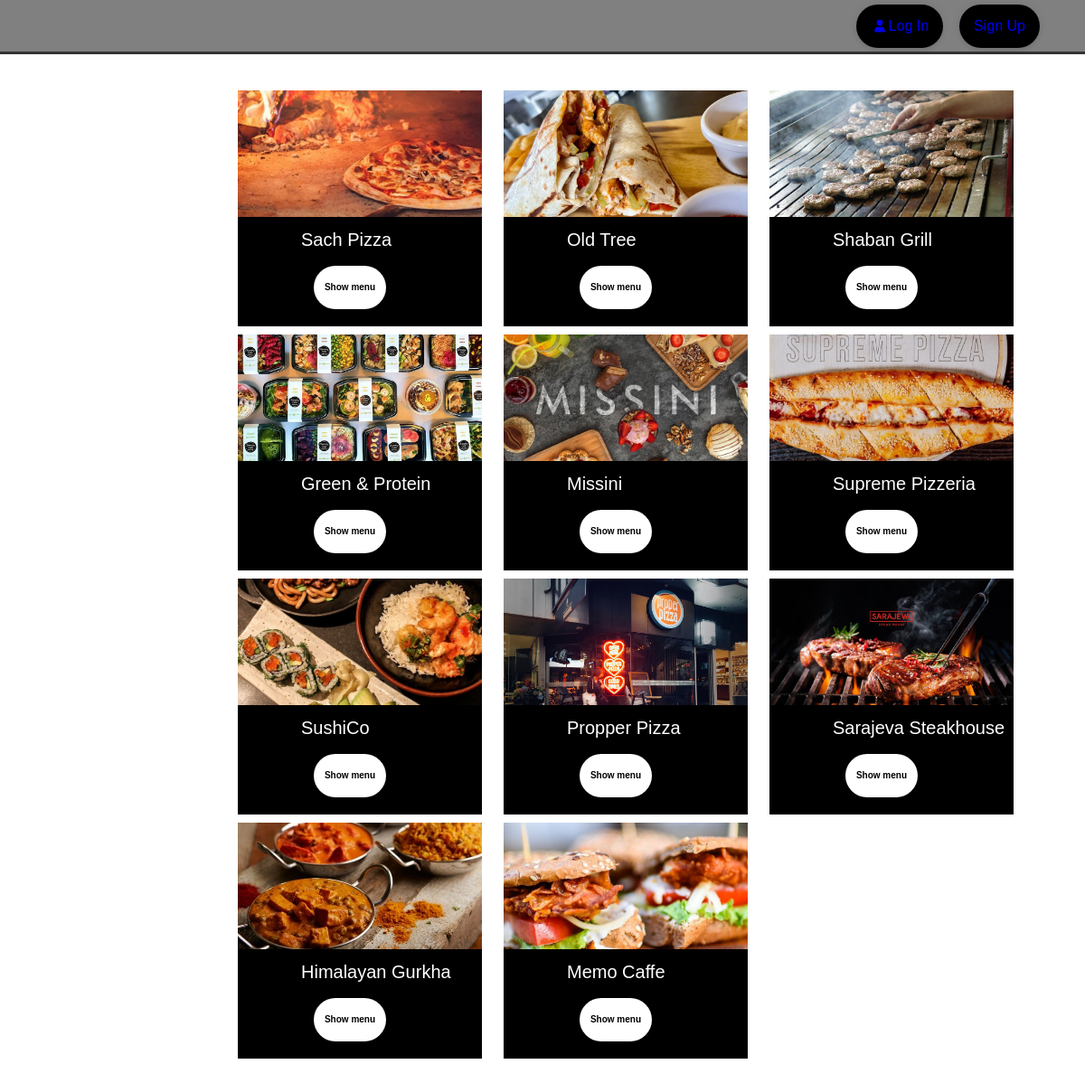
The page /prishtina on the database its author committed.
### website/DBmodel.py (models this page shows)
class Prishtina(db.Model):
    id = db.Column(db.Integer, primary_key=True)
    name = db.Column(db.String(200))
    image = db.Column(db.String(200))
    menu = db.Column(db.String(200))

### website/functionality.py (the view)
@views.route('/prishtina', methods=["GET", "POST"])
def prishtina():
    conn = sqlite3.connect("C:\\Users\\Albin Siriniqi\\Desktop\\Capstone\\website\database.db")
    cur = conn.cursor()
    rows = cur.execute("Select * from prishtina").fetchall()
    return render_template("prishtina.html", user=current_user, restaurants = rows)

### website/templates/prishtina.html (shortened to what this page needs)
{% extends "base.html" %}
{% block content %}
<head>
    <link rel="stylesheet" type="text/css" href="{{url_for('static', filename='browse.css') }}">
</head>
<html>
    <body data-spy="scroll" data-target=".site-wrap" data-offset="300" data-aos-easing="slide" data-aos-duration="800">
        <div class = "site-wrap">
            <div class="body-content">
                <div class = "restaurants">
                {% for restaurant in restaurants%}
                    <div class = "res">
                        <div class="pic">
                            <a href="{{restaurant[3]}}">
                                <img src="{{url_for('static',filename= '/images/' + restaurant[2])}}" class="restoranbanner">
                            </a>
                        </div>
                        <div class = "content-table">
                            <div class = "text">
                                <span style="color:white;"> {{restaurant[1]}} </span>
                            </div>
                            <div class = "menu-button">
                                <a rel="nofollow" tabindex="0" href = "{{restaurant[3]}}" data-test="menu" class="c4 c5 ba bb bc dq be ah bf bg b0 bh c9 ci ax dr ds dt bn bo du" style="background-color: white;">
                                    <span style="font-family:Verdana, Geneva, Tahoma, sans-serif; font-size: 10px; font-weight:700; color: black;"> Show menu </span>
                                </a>
                            </div>
                        </div>
                    </div>
                {% endfor %}
                </div>
            </div>
        </div>
    </body>
</html>
{% endblock %}

### website/templates/base.html (shortened to what this page needs)
<!DOCTYPE html>
<html>
  <head>
    <link
      rel="stylesheet"
      href="https://stackpath.bootstrapcdn.com/bootstrap/4.4.1/css/bootstrap.min.css"
    />
    <link
      rel="stylesheet"
      href="https://stackpath.bootstrapcdn.com/font-awesome/4.7.0/css/font-awesome.min.css"
    />
    <link rel="stylesheet" type="text/css" href="{{url_for('static', filename='base.css') }}">
  </head>
  <body>
    <header>
      <div>
        <div>
          <div class = "ag" id = "navbar">
            <div class="d4 d5 d6 b0 d7 ah am bf b6 d8 d9 da ax cd ao ap db dc" style="background-color:grey;">
              {% if user.is_authenticated %}
              <a rel="nofollow"  tabindex="0" href="/checkout" data-test="header-sign-in" class="c4 c5 ba bb bc dq be ah bf bg b0 bh c9 ci ax dr ds dt bn bo du">
                <svg aria-hidden="true" focusable = "false" viewBox = "0 0 22 16" class="df dg c3 cc" style="color:white ;">
                  <path fill-rule = "evenodd" clip-rule = "evenodd" d="M3.666 11.333h10.333l1.334-8h-11l-.267-2h-3.4v2h1.667l1.333 8zm1.333 3.334A1.333 1.333 0 105 12a1.333 1.333 0 000 2.667zm9.334-1.334a1.333 1.333 0 11-2.667 0 1.333 1.333 0 012.667 0z"></path>
                </svg>
                <div class = "spacer _5"></div>
                <span style="color: white;"> Cart </span>
                <span style="margin-left: 6px;color: white;"> {{ session['all_total_quantity'] }} </span>
              </a>
              <div class = "spacer _18"></div>
              <a rel = "nofollow" tabindex="0" href="/logout" data-test="header-log-out" class="c4 c5 ba bb bc dq be ah bf bg b0 bh c9 ci bj bk bl dv bn bo du"> <span style="color:white ;">Log Out </span> </a>
              {% else %}
              <a rel="nofollow"  tabindex="0" href="/login" data-test="header-sign-in" class="c4 c5 ba bb bc dq be ah bf bg b0 bh c9 ci ax dr ds dt bn bo du">
                <svg aria-hidden="true" focusable = "false" viewBox = "0 0 26 26" class="df dg c3 cc">
                  <path fill-rule = "evenodd" clip-rule = "evenodd" d="M18.958 7.042a5.958 5.958 0 11-11.916 0 5.958 5.958 0 0111.916 0zM3.25 21.667c0-3.575 2.925-6.5 6.5-6.5h6.5c3.575 0 6.5 2.925 6.5 6.5v3.25H3.25v-3.25z"></path>
                </svg>
                Log In
              </a>
              <div class = "spacer _18"></div>
              <a rel = "nofollow" tabindex="0" href="/sign-up" data-test="header-sign-up" class="c4 c5 ba bb bc dq be ah bf bg b0 bh c9 ci bj bk bl dv bn bo du">Sign Up</a>
              {% endif %}
            </div>
          </div>
        </div>
      </div>
    </header>
    <div class="container">{% block content %} {% endblock %}</div>
  </body>
</html>

### website/static/base.css (style rules this page uses)
.ag { top: 0; transition: top 0.2s ease-in-out; width: 100%; }
div { display: block; }
.dc { z-index: 1; }
.db { right: 0; }
.d9 { transition-property: background; transition-duration: 200ms; transition-timing-function: ease; transition-delay: 0s; }
.d8 { height: 60px; }
.d7 { padding: 0 50px; }
.d6 { margin: 0 auto; }
.d5 { min-width: 1024px; }
.d4 { max-width: 1920px; border-bottom: 3px solid #333; }
.cd { position: static; }
.bf { -webkit-box-align: center; align-items: center; }
.b6 { -webkit-box-pack: justify; justify-content: space-between; }
.b0 { box-sizing: border-box; }
.ax { color: #000000; }
.ap { left: 0; }
.ao { top: 0; }
.am { -webkit-box-orient: horizontal; -webkit-box-direction: normal; flex-direction: row; }
.ah { display: flex; }
.ag { position: absolute; }
.cd { position: absolute }
.ap { left:0; }
.spacer { height: 1px; flex-shrink: 0; margin: 0; padding: 0; }
.du { box-shadow: 0px 0px 8px rgb(0 0 0 / 10%), 0px 4px 4px rgb(0 0 0 / 4%); }
.dr { background: #FFFFFF; }
.dq { min-height: 48px; }
.ci { white-space: nowrap; }
.c9 { border-radius: 550px; }
.c5 { line-height: 20px; }
.c4 { font-size: 16px; background-color: black; }
.bh { padding: 12px 16px; }
.bg { -webkit-box-pack: center; justify-content: center; }
.be { width: auto; }
.bc { cursor: pointer; }
.bb { font-weight: 500; }
.ba { font-family: sans-serif; }
a { text-decoration: none; }
.dg { height: 15px; }
.df { width: 20px; padding-left: -5px; }
.cc { fill: currentColor; }
.c3 { flex: none; }
svg:not(:root) { overflow: hidden; }
* { -webkit-font-smoothing: antialiased; }
a:-webkit-any-link { color: -webkit-link; cursor: pointer; }
.spacer._18 { width: 18px; }
.c9 { border-radius: 500px; }
.bk { background: #000000; }
.bj { color: #FFFFFF; }

### website/static/browse.css (style rules this page uses)
.body-content { position: relative; top: 60px; height: 120%; }
body { font-size: 1rem; font-family: "Roboto", -apple-system, BlinkMacSystemFont, "Segoe UI", Roboto, "Helvetica Neue", Arial, "Noto Sans", sans-serif, "Apple Color Emoji", "Segoe UI Emoji", "Segoe UI Symbol", "Noto Color Emoji"; }
.site-wrap { height: 100%; width: 100%; left: 0; top: 0; bottom: 0; right: 0; overflow: auto; position: fixed; }
.res { position: relative; height: 260px; top: 0px; width: 270px; left: 0px; margin-left: 20px; display: inline-block; flex-flow: row wrap; margin-top: 10px; }
.pic { position: relative; height: 140px; top: 0; width: 100%; }
.restoranbanner { max-width: 100%; height: 100%; width: 100%; object-fit: cover; }
img { image-rendering: auto; }
.content-table { background-color: black; position: relative; height: 46.5%; }
.text { position: relative; height: 20%; font-family: Verdana, Geneva, Tahoma, sans-serif; margin-left: 70px; top:10px; font-size: 20px; }
.restaurants { position: absolute; top: 30px; left: 243px; height: 100%; width: 80%; }
.menu-button { position: relative; top:20px; width: 80px; margin-left: 84px; top: 100; margin-top: 10px; }

### rows shown on the page
Prishtina: image (picture), name "Sach Pizza"
Prishtina: image (picture), name "Old Tree"
Prishtina: image (picture), name "Shaban Grill"
Prishtina: image (picture), name "Green & Protein"
Prishtina: image (picture), name "Missini"
Prishtina: image (picture), name "Supreme Pizzeria"
Prishtina: image (picture), name "SushiCo"
Prishtina: image (picture), name "Propper Pizza"
Prishtina: image (picture), name "Sarajeva Steakhouse"
Prishtina: image (picture), name "Himalayan Gurkha"
Prishtina: image (picture), name "Memo Caffe"
